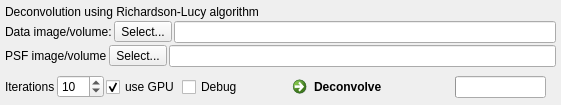
         <widget class="QWidget" name="DeconvRL_tab">
          <attribute name="title">
           <string>Deconvolution</string>
          </attribute>
          <layout class="QVBoxLayout" name="verticalLayout_11">
           <property name="spacing">
            <number>2</number>
           </property>
           <property name="leftMargin">
            <number>5</number>
           </property>
           <property name="topMargin">
            <number>5</number>
           </property>
           <property name="rightMargin">
            <number>5</number>
           </property>
           <property name="bottomMargin">
            <number>0</number>
           </property>
           <item>
            <widget class="QLabel" name="label_16">
             <property name="text">
              <string>Deconvolution using Richardson-Lucy algorithm</string>
             </property>
            </widget>
           </item>
           <item>
            <layout class="QHBoxLayout" name="horizontalLayout_26">
             <item>
              <widget class="QLabel" name="label_3">
               <property name="text">
                <string>Data image/volume:</string>
               </property>
              </widget>
             </item>
             <item>
              <widget class="QToolButton" name="toolButton_DeconvRLDataSelect">
               <property name="text">
                <string>Select...</string>
               </property>
              </widget>
             </item>
             <item>
              <widget class="QLineEditFilePath" name="lineEdit_DeconvRL_DataImPath"/>
             </item>
            </layout>
           </item>
           <item>
            <layout class="QHBoxLayout" name="horizontalLayout_27">
             <item>
              <widget class="QLabel" name="label_4">
               <property name="text">
                <string>PSF image/volume</string>
               </property>
              </widget>
             </item>
             <item>
              <widget class="QToolButton" name="toolButton_DeconvRLPSFDataSelect">
               <property name="text">
                <string>Select...</string>
               </property>
              </widget>
             </item>
             <item>
              <widget class="QLineEditFilePath" name="lineEdit_DeconvRL_PSFImPath"/>
             </item>
            </layout>
           </item>
           <item>
            <layout class="QHBoxLayout" name="horizontalLayout_28">
             <item>
              <widget class="QLabel" name="label_17">
               <property name="text">
                <string>Iterations</string>
               </property>
              </widget>
             </item>
             <item>
              <widget class="QSpinBox" name="spinBox_DeconvRL_iterations">
               <property name="minimum">
                <number>1</number>
               </property>
               <property name="maximum">
                <number>200</number>
               </property>
               <property name="value">
                <number>10</number>
               </property>
              </widget>
             </item>
             <item>
              <widget class="QCheckBox" name="checkBoxUseGPU">
               <property name="text">
                <string>use GPU</string>
               </property>
               <property name="checked">
                <bool>true</bool>
               </property>
              </widget>
             </item>
             <item>
              <widget class="QCheckBox" name="checkBoxDebug">
               <property name="toolTip">
                <string extracomment="Print debug (INFO) in console"/>
               </property>
               <property name="text">
                <string>Debug</string>
               </property>
              </widget>
             </item>
             <item>
              <spacer name="horizontalSpacer_26">
               <property name="orientation">
                <enum>Qt::Horizontal</enum>
               </property>
               <property name="sizeHint" stdset="0">
                <size>
                 <width>40</width>
                 <height>20</height>
                </size>
               </property>
              </spacer>
             </item>
             <item>
              <widget class="QCommandLinkButton" name="commandLinkButton_Deconvolve">
               <property name="text">
                <string>Deconvolve</string>
               </property>
               <property name="iconSize">
                <size>
                 <width>30</width>
                 <height>30</height>
                </size>
               </property>
              </widget>
             </item>
             <item>
              <widget class="QProgressBar" name="progressBar_DeconvRL">
               <property name="value">
                <number>0</number>
               </property>
               <property name="alignment">
                <set>Qt::AlignLeading|Qt::AlignLeft|Qt::AlignVCenter</set>
               </property>
               <property name="textVisible">
                <bool>false</bool>
               </property>
              </widget>
             </item>
             <item>
              <spacer name="horizontalSpacer_27">
               <property name="orientation">
                <enum>Qt::Horizontal</enum>
               </property>
               <property name="sizeType">
                <enum>QSizePolicy::Fixed</enum>
               </property>
               <property name="sizeHint" stdset="0">
                <size>
                 <width>10</width>
                 <height>20</height>
                </size>
               </property>
              </spacer>
             </item>
            </layout>
           </item>
          </layout>
         </widget>
